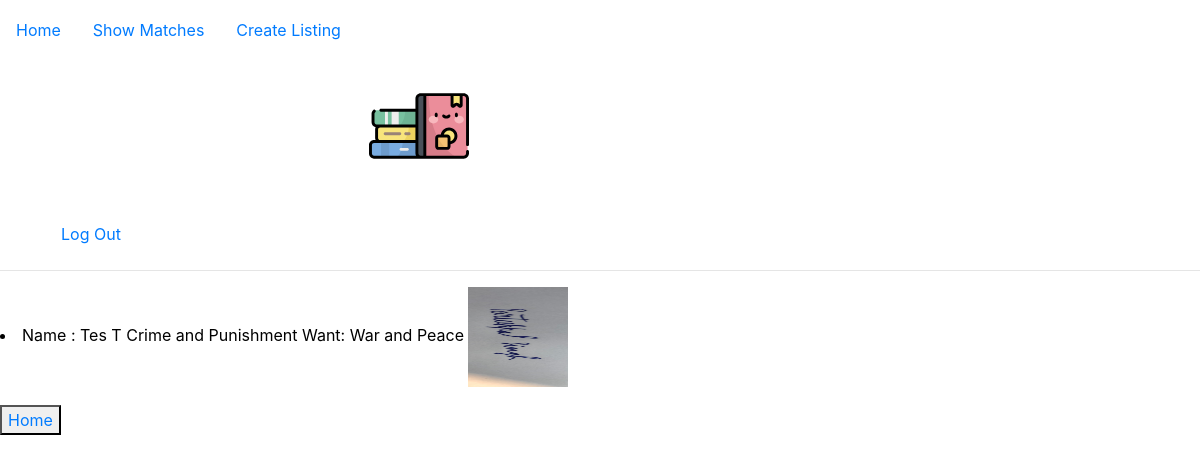
The page /active (signed in) on the database as committed earlier.
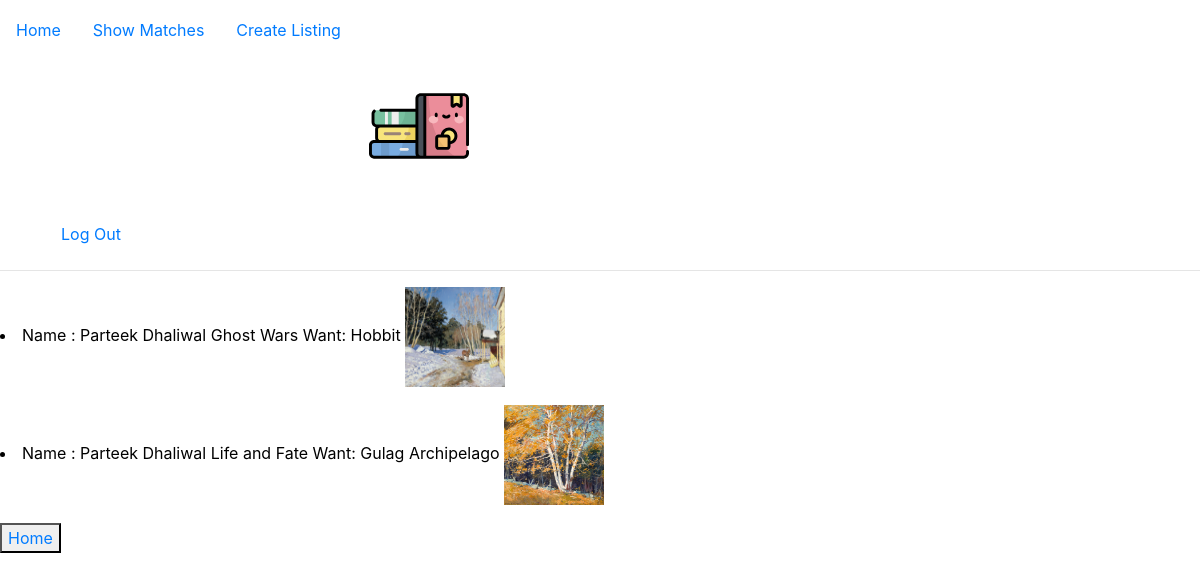
The same page on the database as committed later.
### bookswap/models.py (models this page shows, shortened)
class Listing(models.Model):
    user=models.ForeignKey(settings.AUTH_USER_MODEL,on_delete=models.CASCADE)
    first_name=models.CharField(max_length=30)
    last_name=models.CharField(max_length=30)
    have=models.CharField(max_length=120)
    want=models.CharField(max_length=120)
    img=models.ImageField(upload_to="images/'",null=True)
    check_req=models.IntegerField(max_length=4,default=0)

### bookswap/views.py (the view)
# urls.py: path("active",views.active_listings,name="active"),
def active_listings(request):
     data=Listing.objects.filter(check_req=0)
     data1=Listing.objects.filter(check_req=1)
     if data==None and data1==None:
      return render(request,'bookswap/nomatch.html',{
         'data':data,'data1':data1
      })
     else:
         return render(request,'bookswap/active_listings.html',{
         'data':data,'data1':data1
      })

### bookswap/templatetags/customfuncs.py (called while the page is built)
@register.simple_tag
def converter(value):
    return str(value)

### bookswap/templates/bookswap/active_listings.html (shortened to what this page needs)
{% extends "bookswap/layout.html" %}
{% load customfuncs %}
{% block body %}
<form method="GET">
     {% for i in data %}
     {% converter i.user as cuser %}
     {% if user.username == cuser %}
     <li class="listings">
        <label for="Name">Name : {{i.first_name}}
        {{i.last_name}}
        <label for='Have'>{{i.have}}</label>
        Want: {{i.want}}
        {% ifequal i.img "static/bookswap/book.svg" %}
        <img src="{{i.img}}" height="100" width="100">
        {% else %}
        <img src="bookswap/media/{{i.img}}" height="100" width="100" >
        {% endifequal %}
      </li>
        {% endif %}
    {% endfor %}
    </form>
{% endblock %}

Rows that differ between the two databases and show on the page:
removed Listing: first_name "Tes", last_name "T", have "Crime and Punishment", want "War and Peace", img (picture)
added Listing: first_name "Parteek", last_name "Dhaliwal", have "Ghost Wars", want "Hobbit", img (picture)
added Listing: first_name "Parteek", last_name "Dhaliwal", have "Life and Fate", want "Gulag Archipelago", img (picture)
